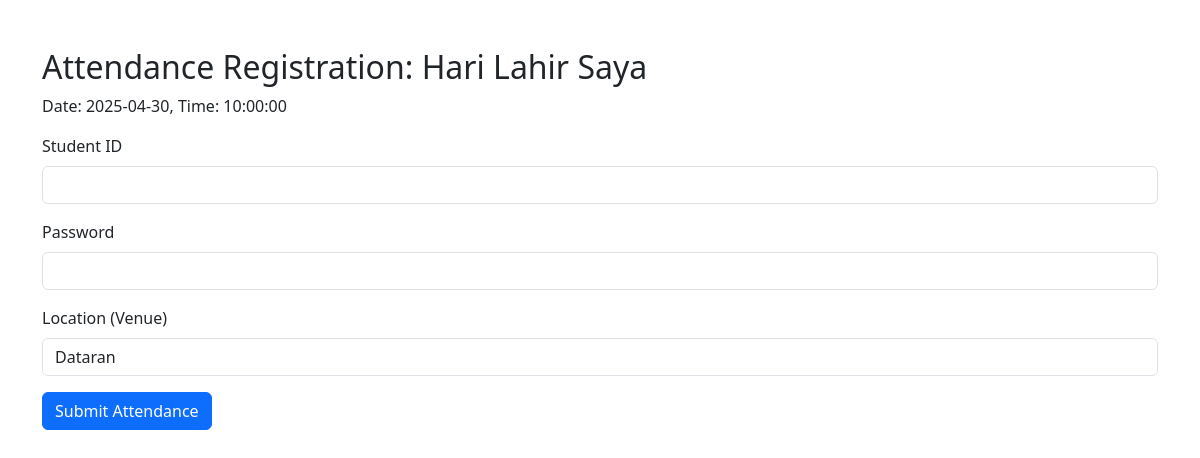
/Attendance/QRattendance_register.php?slotID=S002, run on the app's committed database.
### tables this page shows
CREATE TABLE `attendanceslot` (
  `slotID` varchar(10) NOT NULL,
  `slotName` varchar(100) NOT NULL,
  `slotTime` time NOT NULL,
  `qrCodePath` varchar(255) NOT NULL,
  `attendanceDate` date NOT NULL,
  `eventID` varchar(10) NOT NULL
);

CREATE TABLE `event` (
  `eventName` varchar(100) DEFAULT NULL,
  `eventID` varchar(10) NOT NULL,
  `eventDescription` varchar(100) NOT NULL,
  `eventDate` date NOT NULL,
  `venue` varchar(100) NOT NULL,
  `approvalLetter` varchar(255) NOT NULL,
  `approvalDate` date NOT NULL,
  `status` varchar(20) NOT NULL,
  `qrCode` varchar(100) NOT NULL,
  `eventLevel` varchar(255) NOT NULL,
  `staffID` varchar(10) NOT NULL
);

### Attendance/QRattendance_register.php (the view, shortened to what this page needs)
<?php
require_once '../DB_mypetakom/db.php';
$slotID = $_GET['slotID'];
$success = '';
$stmt = $conn->prepare("SELECT eventID, slotName, attendanceDate, slotTime FROM AttendanceSlot WHERE slotID = ?");
$stmt->bind_param("s", $slotID);
$stmt->execute();
$result = $stmt->get_result();
$slot = $result->fetch_assoc();
$stmt = $conn->prepare("SELECT venue FROM event WHERE eventID = ?");
$stmt->bind_param("s", $slot['eventID']);
$stmt->execute();
$venueResult = $stmt->get_result();
$venue = $venueResult->fetch_assoc()['venue'];
?>
<!DOCTYPE html>
<html lang="en">
<head>
    <link href="https://cdn.jsdelivr.net/npm/bootstrap@5.3.3/dist/css/bootstrap.min.css" rel="stylesheet" />
</head>
<body>
<div class="container mt-5">
    <h2>Attendance Registration: <?= htmlspecialchars($slot['slotName']); ?></h2>
    <p>Date: <?= htmlspecialchars($slot['attendanceDate']); ?>, Time: <?= htmlspecialchars($slot['slotTime']); ?></p>
    <?php if (!$success): ?>
    <form method="POST" onsubmit="return confirm('Confirm attendance check-in?');">
        <div class="mb-3">
            <label for="studentID" class="form-label">Student ID</label>
            <input type="text" id="studentID" name="studentID" class="form-control" required autocomplete="off" />
        </div>
        <div class="mb-3">
            <label for="password" class="form-label">Password</label>
            <input type="password" id="password" name="password" class="form-control" required autocomplete="off" />
        </div>
        <div class="mb-3">
            <label for="location" class="form-label">Location (Venue)</label>
            <input type="text" id="location" name="location" class="form-control" value="<?= htmlspecialchars($venue); ?>" readonly required />
        </div>
        <button type="submit" class="btn btn-primary">Submit Attendance</button>
    </form>
    <?php endif; ?>
</div>
</body>
</html>

### data on the page
attendanceslot: slotName "Hari Lahir Saya", attendanceDate "2025-04-30", slotTime "10:00:00"
event: location "Dataran"
